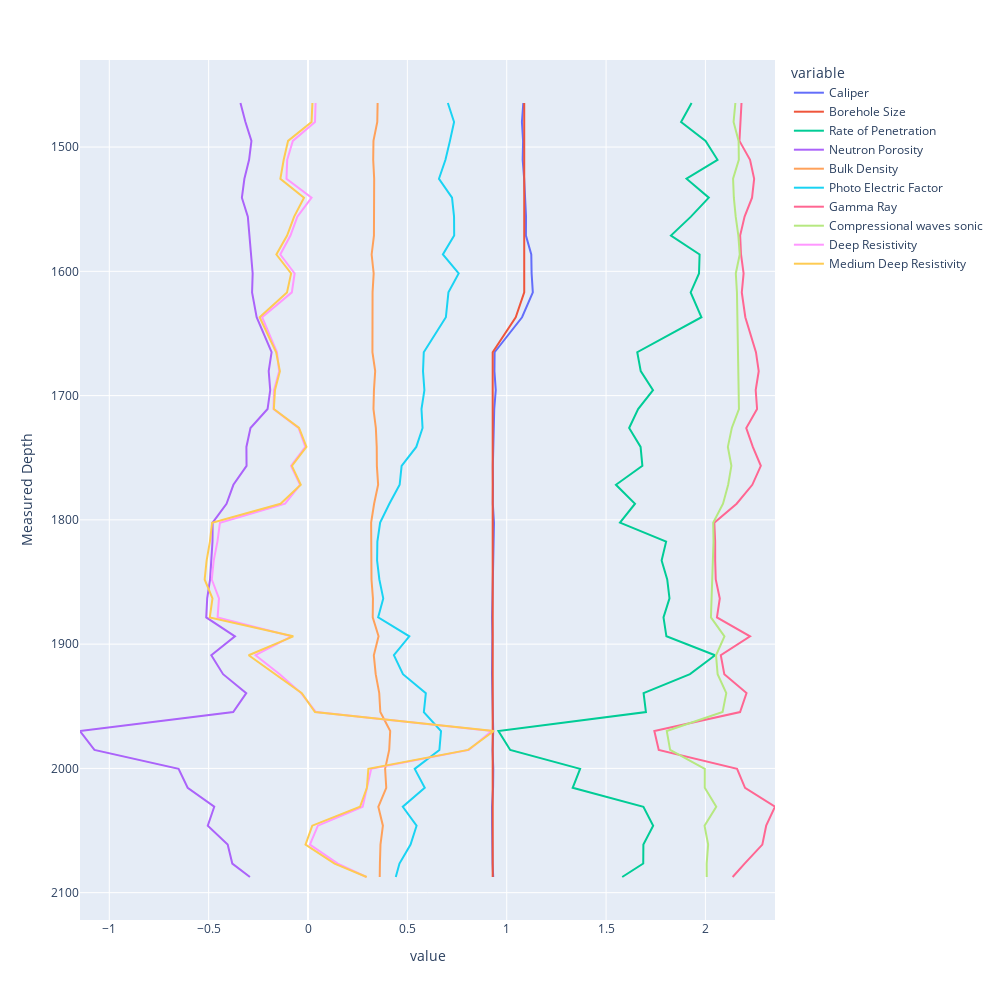

The notebook cell this image was saved under:
### Code cell
fig = px.line(df, x=df.columns, y=My_Columns.DEPTH)
fig.update_yaxes(autorange="reversed")
fig.update_layout(height=1000, width=1000)
fig.show()
